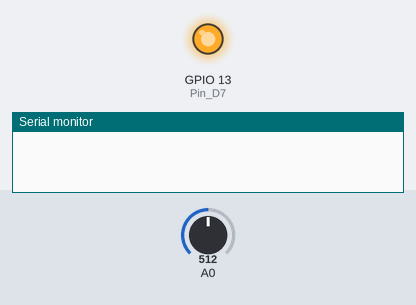
Bench run of a sketch on a simulated ESP8266 (NodeMCU). On the bench: output pins drawn as LEDs (lit = HIGH), the last lines printed to the serial monitor. The test bench sets the inputs (shaded band); at power-on: A0 = 512.

Above: at 0.05 s.
At 3.2 s:
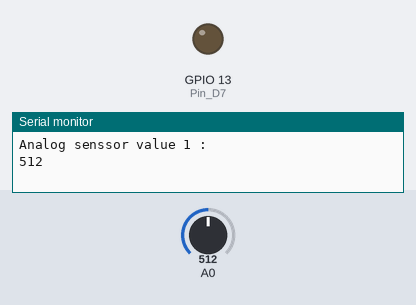
Timing chart, 0 to 8.3 s (numbered marks = the images above):
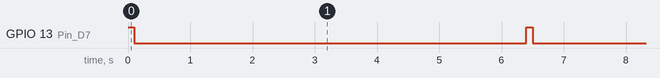

The sketch:

gassensor_check.ino
```cpp
#include <ESP8266WiFi.h>
int Pin_D7 = 13;
int Pin_D8 = 15;
void setup() {
Serial.begin(9600);
pinMode(Pin_D7,OUTPUT);
pinMode(A0,INPUT);
}

void loop() {
digitalWrite(Pin_D7, HIGH);
delay(100);
Serial.println("Analog senssor value 1 : ");
Serial.println(analogRead(A0));
digitalWrite(Pin_D7, LOW);
delay(100);
delay(3000);
digitalWrite(Pin_D8, HIGH);
delay(200);
Serial.println("Analog senssor value 2 : ");
Serial.println(analogRead(A0));
digitalWrite(Pin_D8, LOW);
delay(3000);
}
```

Measured:
- by itself, GPIO 13 (Pin_D7): alternates HIGH for 0.10 s and LOW for 6.3 s
